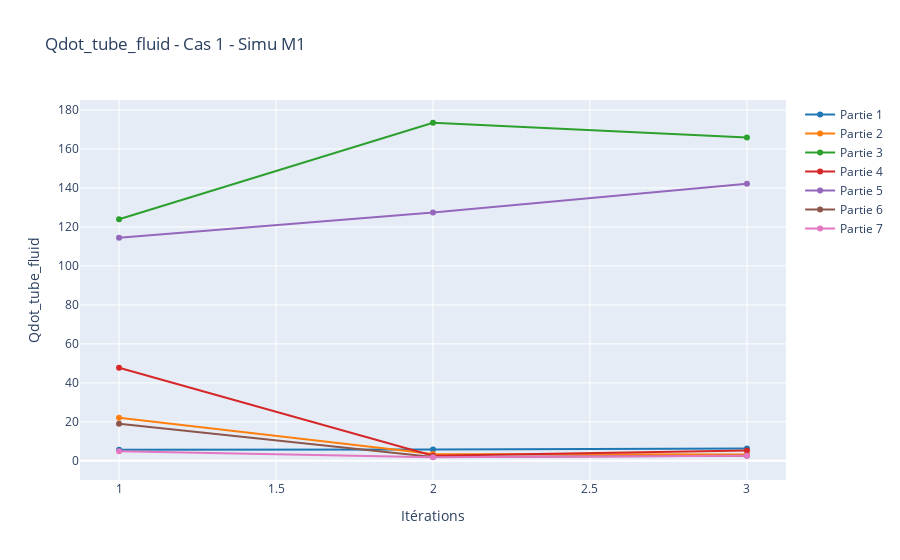
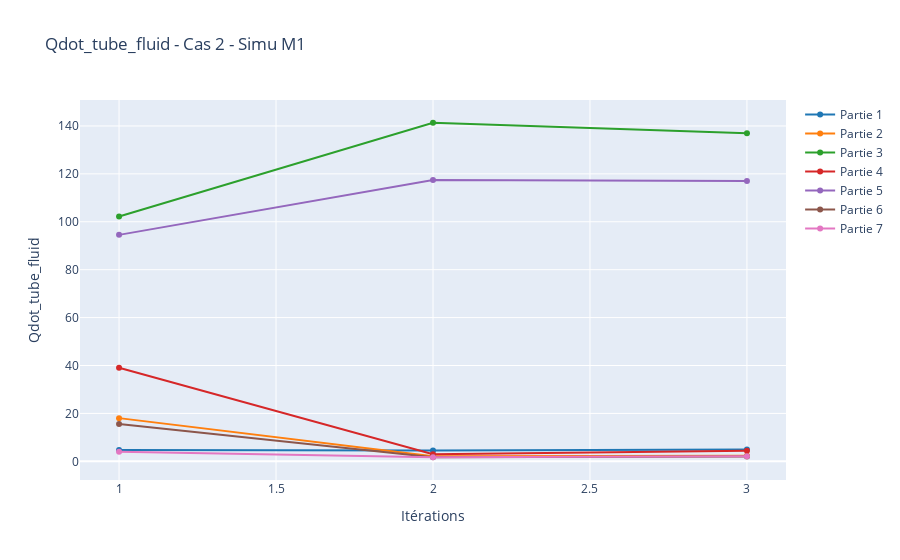
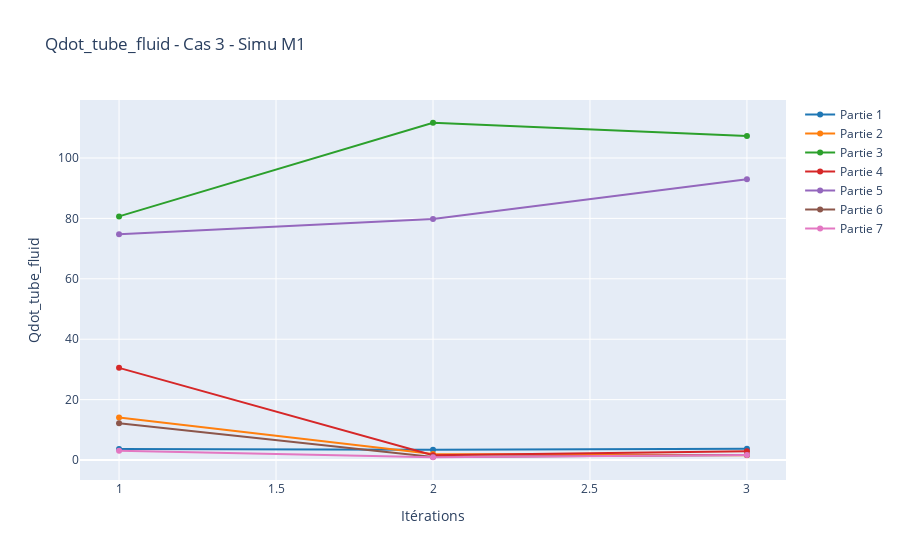
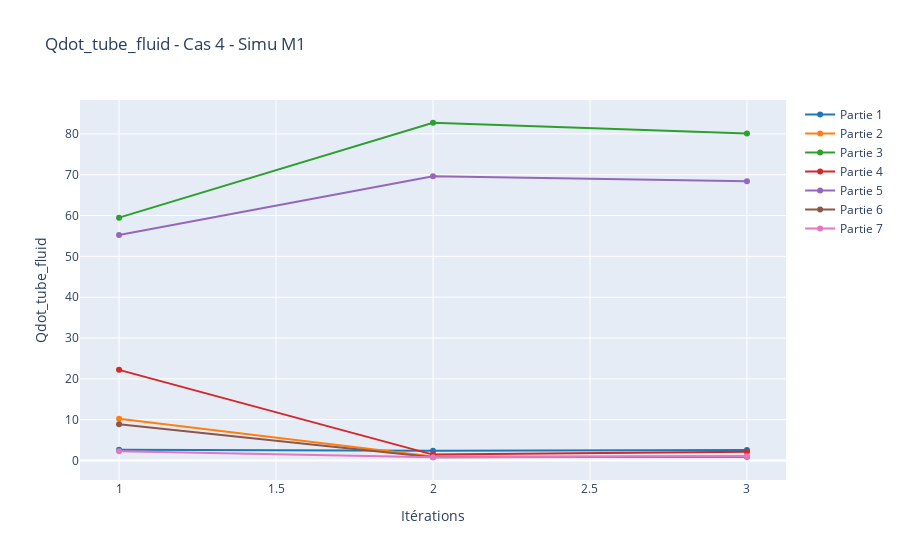

The notebook cell these images were saved under, in order:
### Markdown cell above
1D

### Code cell
## Affichage des résultats de Qdot_tube_fluid pour chaque cas // 1D pour chaque simulation

# Créer une liste de figures pour chaque cas
fig_top_list = []

# Couleurs pour chaque partie (7 couleurs différentes)
part_colors = ['#1f77b4', '#ff7f0e', '#2ca02c', '#d62728', '#9467bd', '#8c564b', '#e377c2']

for mesh in range(nb_mesh):
    for case in range(nb_cases):

        # Créer une figure pour Qdot_tube_fluid
        fig_top = go.Figure()
        
        for part in range(1, nb_hx+3):  # Supposons que vous avez 7 parties numérotées de 1 à 7
            tube_x = []
            tube_y = []
            
            for iteration in range(limit_big_it):
                # Récupérer les valeurs pour Qdot_tube_fluid pour cette partie et cette itération
                tube_value = df_one_mesh_case_list[mesh][case][iteration]['Qdot_tube_fluid'].loc[f'part{part}']
    
                tube_x.append(iteration + 1)
                tube_y.append(tube_value)

            
            # Ajouter les valeurs à la figure Qdot_tube_fluid
            fig_top.add_trace(go.Scatter(x=tube_x, y=tube_y,
                                        mode='lines+markers',
                                        name=f'Partie {part}',
                                        line=dict(width=2, color=part_colors[part-1])))
        
        # Mise en forme du titre et des axes pour Qdot_tube_fluid
        fig_top.update_layout(title=f'Qdot_tube_fluid - Cas {case+1} - Simu M{mesh+1}',
                            xaxis_title='Itérations',
                            yaxis_title='Qdot_tube_fluid')

        
        # Ajouter la figure Qdot_tube_fluid à la liste
        fig_top_list.append(fig_top)

# Afficher toutes les figures pour Qdot_tube_fluid par cas
for fig_top in fig_top_list:
    fig_top.show()

### Figure 1 — Plotly figure (JSON) as saved in the notebook; plotly's stock layout.template omitted (floating-point values rounded to 4 significant figures)
{"data": [{"line": {"color": "#1f77b4", "width": 2}, "mode": "lines+markers", "name": "Partie 1", "type": "scatter", "x": [1, 2, 3], "y": [5.742, 5.75, 6.271]}, {"line": {"color": "#ff7f0e", "width": 2}, "mode": "lines+markers", "name": "Partie 2", "type": "scatter", "x": [1, 2, 3], "y": [22.07, 3.533, 3.249]}, {"line": {"color": "#2ca02c", "width": 2}, "mode": "lines+markers", "name": "Partie 3", "type": "scatter", "x": [1, 2, 3], "y": [123.9, 173.5, 165.9]}, {"line": {"color": "#d62728", "width": 2}, "mode": "lines+markers", "name": "Partie 4", "type": "scatter", "x": [1, 2, 3], "y": [47.73, 2.635, 5.255]}, {"line": {"color": "#9467bd", "width": 2}, "mode": "lines+markers", "name": "Partie 5", "type": "scatter", "x": [1, 2, 3], "y": [114.5, 127.4, 142.2]}, {"line": {"color": "#8c564b", "width": 2}, "mode": "lines+markers", "name": "Partie 6", "type": "scatter", "x": [1, 2, 3], "y": [18.97, 1.989, 2.563]}, {"line": {"color": "#e377c2", "width": 2}, "mode": "lines+markers", "name": "Partie 7", "type": "scatter", "x": [1, 2, 3], "y": [4.861, 1.837, 2.654]}], "layout": {"title": {"text": "Qdot_tube_fluid - Cas 1 - Simu M1"}, "xaxis": {"title": {"text": "Itérations"}}, "yaxis": {"title": {"text": "Qdot_tube_fluid"}}}}

### Figure 2 — Plotly figure (JSON) as saved in the notebook; plotly's stock layout.template omitted (floating-point values rounded to 4 significant figures)
{"data": [{"line": {"color": "#1f77b4", "width": 2}, "mode": "lines+markers", "name": "Partie 1", "type": "scatter", "x": [1, 2, 3], "y": [4.677, 4.568, 4.96]}, {"line": {"color": "#ff7f0e", "width": 2}, "mode": "lines+markers", "name": "Partie 2", "type": "scatter", "x": [1, 2, 3], "y": [18.03, 2.131, 2.301]}, {"line": {"color": "#2ca02c", "width": 2}, "mode": "lines+markers", "name": "Partie 3", "type": "scatter", "x": [1, 2, 3], "y": [102.2, 141.3, 137.0]}, {"line": {"color": "#d62728", "width": 2}, "mode": "lines+markers", "name": "Partie 4", "type": "scatter", "x": [1, 2, 3], "y": [39.04, 2.944, 4.446]}, {"line": {"color": "#9467bd", "width": 2}, "mode": "lines+markers", "name": "Partie 5", "type": "scatter", "x": [1, 2, 3], "y": [94.53, 117.4, 117.1]}, {"line": {"color": "#8c564b", "width": 2}, "mode": "lines+markers", "name": "Partie 6", "type": "scatter", "x": [1, 2, 3], "y": [15.53, 1.701, 1.976]}, {"line": {"color": "#e377c2", "width": 2}, "mode": "lines+markers", "name": "Partie 7", "type": "scatter", "x": [1, 2, 3], "y": [3.972, 1.738, 2.08]}], "layout": {"title": {"text": "Qdot_tube_fluid - Cas 2 - Simu M1"}, "xaxis": {"title": {"text": "Itérations"}}, "yaxis": {"title": {"text": "Qdot_tube_fluid"}}}}

### Figure 3 — Plotly figure (JSON) as saved in the notebook; plotly's stock layout.template omitted (floating-point values rounded to 4 significant figures)
{"data": [{"line": {"color": "#1f77b4", "width": 2}, "mode": "lines+markers", "name": "Partie 1", "type": "scatter", "x": [1, 2, 3], "y": [3.641, 3.393, 3.732]}, {"line": {"color": "#ff7f0e", "width": 2}, "mode": "lines+markers", "name": "Partie 2", "type": "scatter", "x": [1, 2, 3], "y": [14.08, 2.023, 1.605]}, {"line": {"color": "#2ca02c", "width": 2}, "mode": "lines+markers", "name": "Partie 3", "type": "scatter", "x": [1, 2, 3], "y": [80.67, 111.7, 107.3]}, {"line": {"color": "#d62728", "width": 2}, "mode": "lines+markers", "name": "Partie 4", "type": "scatter", "x": [1, 2, 3], "y": [30.52, 1.604, 2.947]}, {"line": {"color": "#9467bd", "width": 2}, "mode": "lines+markers", "name": "Partie 5", "type": "scatter", "x": [1, 2, 3], "y": [74.74, 79.8, 92.97]}, {"line": {"color": "#8c564b", "width": 2}, "mode": "lines+markers", "name": "Partie 6", "type": "scatter", "x": [1, 2, 3], "y": [12.16, 1.024, 1.664]}, {"line": {"color": "#e377c2", "width": 2}, "mode": "lines+markers", "name": "Partie 7", "type": "scatter", "x": [1, 2, 3], "y": [3.101, 0.9232, 1.706]}], "layout": {"title": {"text": "Qdot_tube_fluid - Cas 3 - Simu M1"}, "xaxis": {"title": {"text": "Itérations"}}, "yaxis": {"title": {"text": "Qdot_tube_fluid"}}}}

### Figure 4 — Plotly figure (JSON) as saved in the notebook; plotly's stock layout.template omitted (floating-point values rounded to 4 significant figures)
{"data": [{"line": {"color": "#1f77b4", "width": 2}, "mode": "lines+markers", "name": "Partie 1", "type": "scatter", "x": [1, 2, 3], "y": [2.636, 2.403, 2.564]}, {"line": {"color": "#ff7f0e", "width": 2}, "mode": "lines+markers", "name": "Partie 2", "type": "scatter", "x": [1, 2, 3], "y": [10.23, 0.9973, 1.012]}, {"line": {"color": "#2ca02c", "width": 2}, "mode": "lines+markers", "name": "Partie 3", "type": "scatter", "x": [1, 2, 3], "y": [59.48, 82.72, 80.07]}, {"line": {"color": "#d62728", "width": 2}, "mode": "lines+markers", "name": "Partie 4", "type": "scatter", "x": [1, 2, 3], "y": [22.21, 1.451, 2.129]}, {"line": {"color": "#9467bd", "width": 2}, "mode": "lines+markers", "name": "Partie 5", "type": "scatter", "x": [1, 2, 3], "y": [55.21, 69.62, 68.37]}, {"line": {"color": "#8c564b", "width": 2}, "mode": "lines+markers", "name": "Partie 6", "type": "scatter", "x": [1, 2, 3], "y": [8.86, 0.8061, 0.9509]}, {"line": {"color": "#e377c2", "width": 2}, "mode": "lines+markers", "name": "Partie 7", "type": "scatter", "x": [1, 2, 3], "y": [2.253, 0.8172, 1.042]}], "layout": {"title": {"text": "Qdot_tube_fluid - Cas 4 - Simu M1"}, "xaxis": {"title": {"text": "Itérations"}}, "yaxis": {"title": {"text": "Qdot_tube_fluid"}}}}
